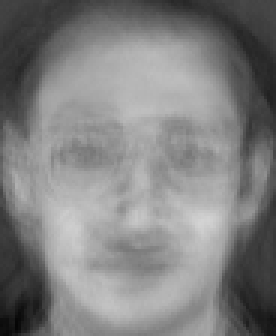
%> input picture tmp/output2/1.png, 92 x 112 px, given in place of 1.pgm, which was not available (shown 3 times larger)
$ octave test_wavelettransform.m   (GNU Octave 9; MATLAB toolbox functions it lacks are replaced by stand-ins)
%> lines starting %> are read from the running program, lines starting %| are printed output that depends on the picture; pictures that were not available may be replaced by others from this repository, and a replacement may not be noted
path = './orl_faces/s1/1.pgm';
A=imread(path);
%> A is the input picture: size 112x92 uint8; min 5, max 211, mean 128.1
[cA,cH,cV,cD]=dwt2(A,'haar');%使用haar小波
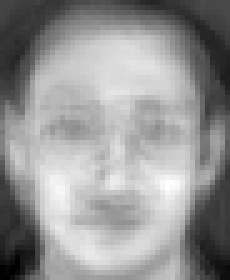
%> cA: size 56x46 double (shown 5 times larger); min 26, max 419, mean 256.2; drawn with min black and max white
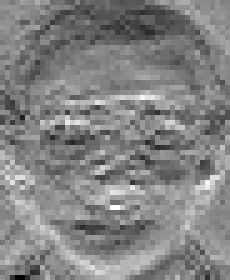
%> cH: size 56x46 double (shown 5 times larger); min -18.5, max 16.5, mean -0.491; drawn with min black and max white
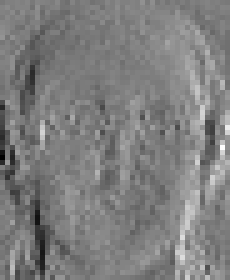
%> cV: size 56x46 double (shown 5 times larger); min -36.5, max 37, mean 0.1; drawn with min black and max white
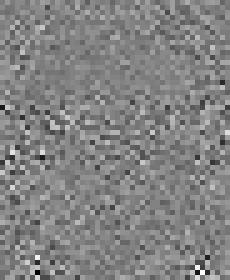
%> cD: size 56x46 double (shown 5 times larger); min -9.5, max 9, mean 0.0214; drawn with min black and max white
figure,imshow(A);title('原图');
figure,subplot(2,2,1),imshow(uint8(cA)),title('低频分量');
subplot(2,2,2),imshow(uint8(cH)),title('水平细节分量');
%> after `imshow(uint8(cH))`:
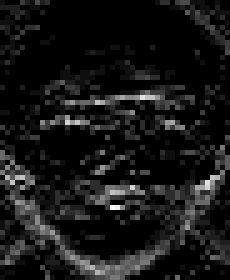
%> displayed picture: size 56x46, on the screen's scale of 0 to 255 (shown 5 times larger); min 0, max 17, mean 1.5; drawn with min black and max white
subplot(2,2,3),imshow(uint8(cV)),title('垂直细节分量');
%> after `imshow(uint8(cV))`:
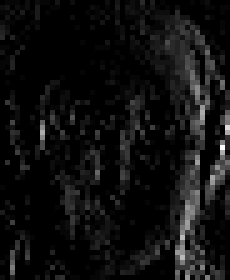
%> displayed picture: size 56x46, on the screen's scale of 0 to 255 (shown 5 times larger); min 0, max 37, mean 2.3; drawn with min black and max white
subplot(2,2,4),imshow(uint8(cD)),title('对角线细节分量');
%> after `imshow(uint8(cD))`:
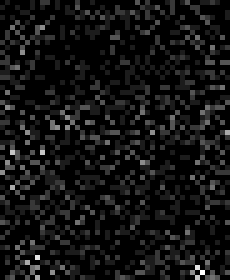
%> displayed picture: size 56x46, on the screen's scale of 0 to 255 (shown 5 times larger); min 0, max 9, mean 0.687; drawn with min black and max white
fprintf("%d*%d\n",size(cA,1),size(cA,2));
%| 56*46

$ run again, with tmp/output2/101.png copied over tmp/output2/1.png
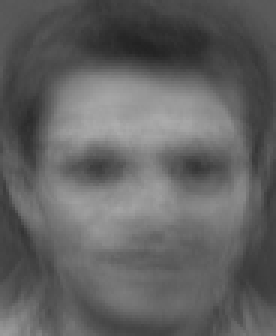
%> input picture tmp/output2/101.png, 92 x 112 px, given in place of 1.pgm, which was not available (shown 3 times larger)
%> A is the input picture: size 112x92 uint8; min 34, max 172, mean 97.9
%> `[cA,cH,cV,cD]=dwt2(A,'haar');`:
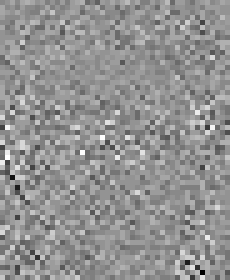
%> cD: size 56x46 double (shown 5 times larger); min -7.5, max 5.5, mean -0.0219; drawn with min black and max white
%> `imshow(uint8(cD))`:
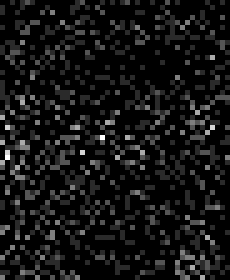
%> displayed picture: size 56x46, on the screen's scale of 0 to 255 (shown 5 times larger); min 0, max 6, mean 0.488; drawn with min black and max white
%| 56*46

$ run again, with tmp/output2/102.png copied over tmp/output2/1.png
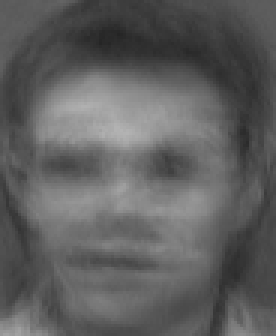
%> input picture tmp/output2/102.png, 92 x 112 px, given in place of 1.pgm, which was not available (shown 3 times larger)
%> A is the input picture: size 112x92 uint8; min 36, max 179, mean 95.1
%> `[cA,cH,cV,cD]=dwt2(A,'haar');`:
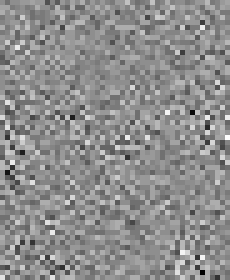
%> cD: size 56x46 double (shown 5 times larger); min -7, max 5.5, mean -0.0289; drawn with min black and max white
%> `imshow(uint8(cD))`:
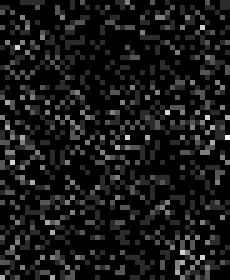
%> displayed picture: size 56x46, on the screen's scale of 0 to 255 (shown 5 times larger); min 0, max 6, mean 0.541; drawn with min black and max white
%| 56*46

$ run again, with tmp/output2/104.png copied over tmp/output2/1.png
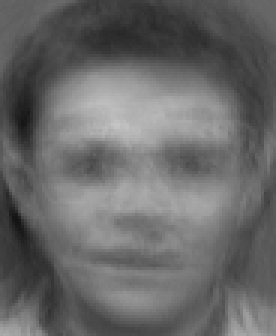
%> input picture tmp/output2/104.png, 92 x 112 px, given in place of 1.pgm, which was not available (shown 3 times larger)
%> A is the input picture: size 112x92 uint8; min 20, max 197, mean 104.5
%> `imshow(uint8(cD))`:
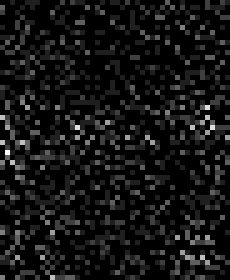
%> displayed picture: size 56x46, on the screen's scale of 0 to 255 (shown 5 times larger); min 0, max 8, mean 0.644; drawn with min black and max white
%| 56*46
